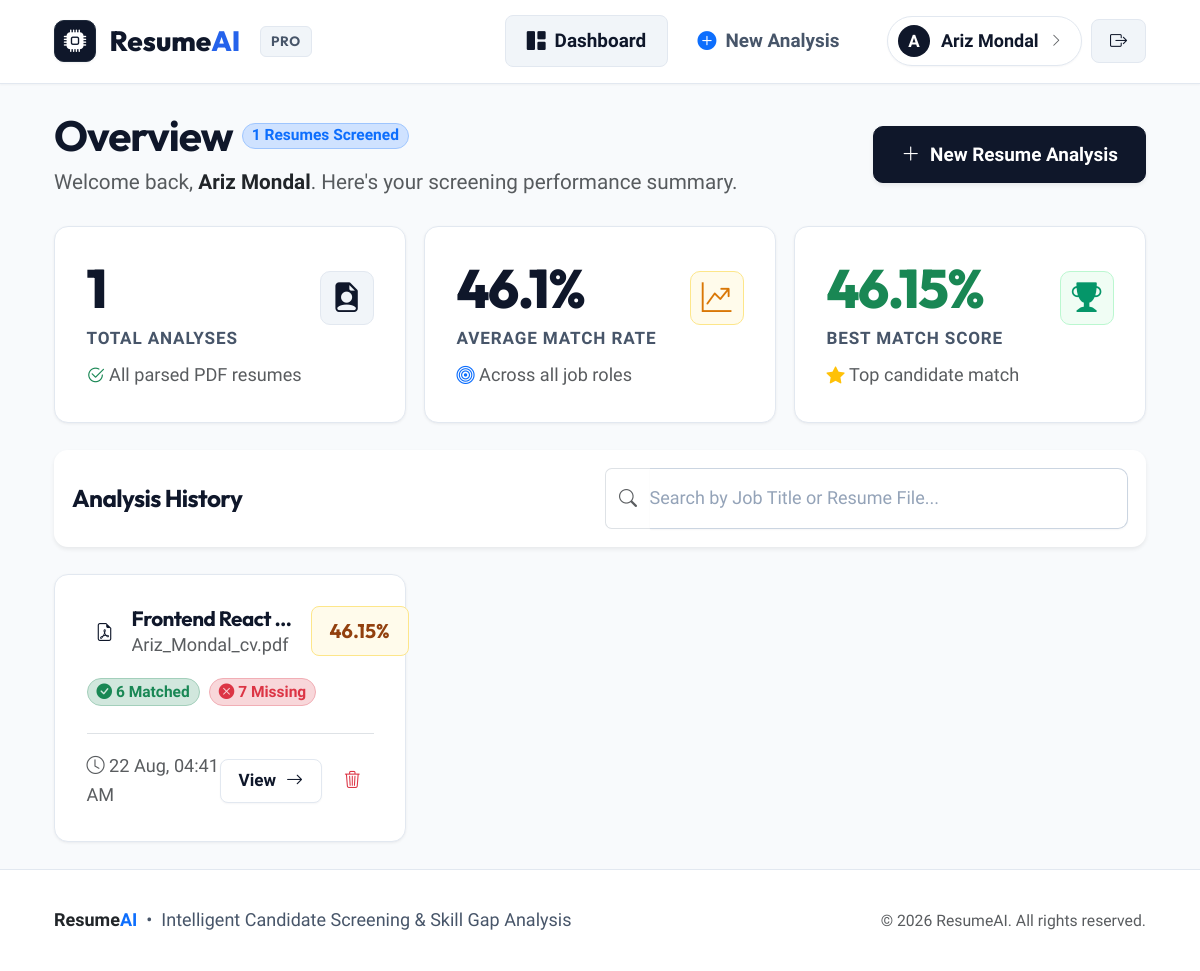
The app's page /dashboard (signed in), older data.
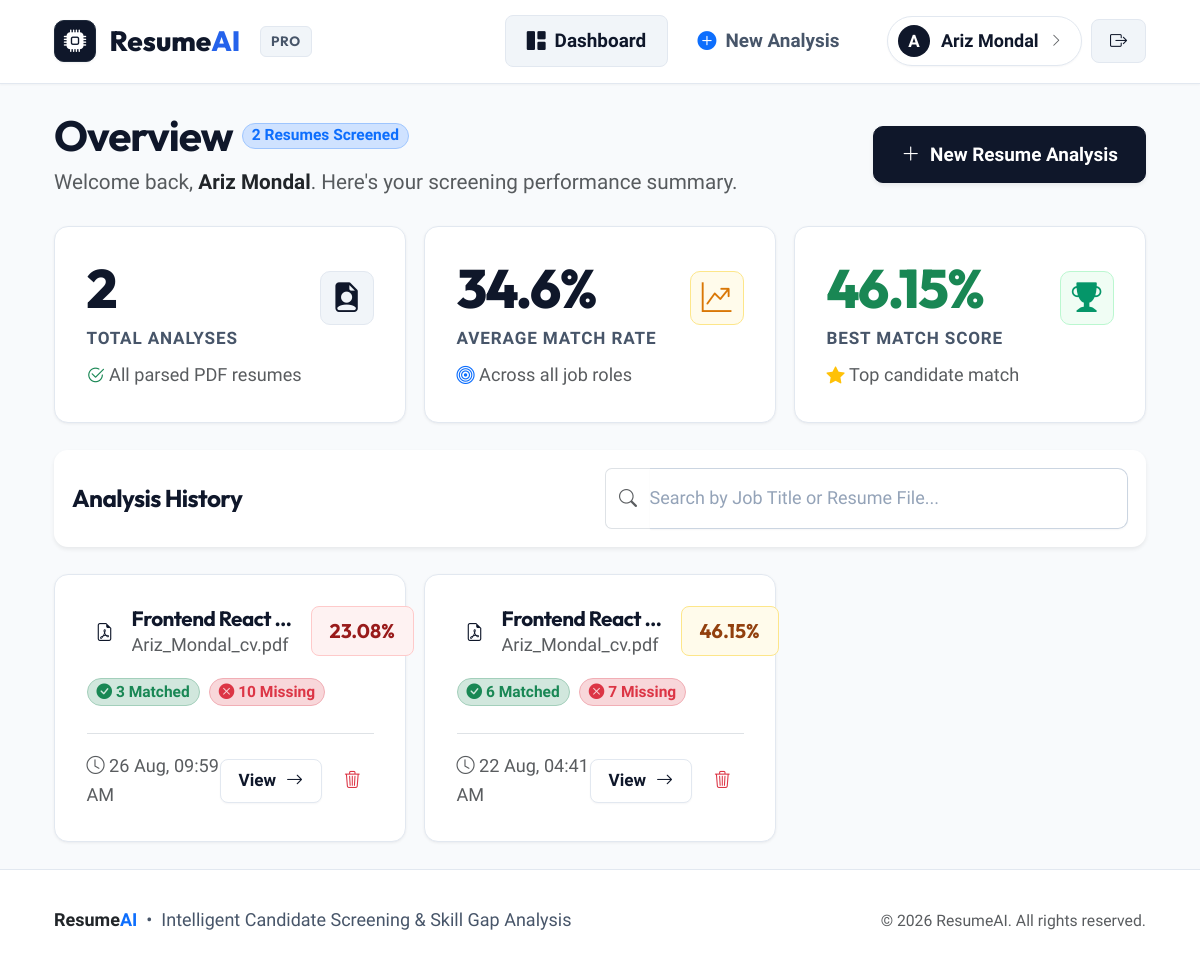
The same page, newer data.
### models.py (models this page shows)
class Analysis(db.Model):
    __tablename__ = "analysis"
    id = db.Column(db.Integer, primary_key=True)
    user_id = db.Column(db.Integer, db.ForeignKey("user.id"), nullable=False)
    resume_filename = db.Column(db.String(300))
    job_title = db.Column(db.String(200))
    matched_skills = db.Column(db.Text)   # Comma-separated string: "python,sql,flask"
    missing_skills = db.Column(db.Text)   # Comma-separated string: "docker,aws"
    match_percentage = db.Column(db.Float)
    created_at = db.Column(db.DateTime, default=datetime.utcnow)

### app.py (the view)
@app.route("/dashboard")
@login_required
def dashboard():
    analyses = Analysis.query.filter_by(user_id=current_user.id)\
        .order_by(Analysis.created_at.desc()).all()
    return render_template("dashboard.html", analyses=analyses)

### app.py (called while the page is built)
@login_manager.user_loader
def load_user(user_id):
    try:
        return db.session.get(User, int(user_id))
    except Exception:
        return None

### templates/dashboard.html (shortened to what the changed rows need)
{% extends "base.html" %}
{% block content %}
<div class="d-flex flex-column flex-md-row justify-content-between align-items-md-center gap-3 mb-4">
    <div>
        <div class="d-flex align-items-center gap-2 mb-1">
            <h2 class="fw-bold mb-0">Overview</h2>
            <span class="badge bg-primary-subtle text-primary border border-primary-subtle px-2 py-1 small rounded-pill">
                {{ analyses|length }} Resumes Screened
            </span>
        </div>
    </div>
</div>
{% if analyses %}
    {% set total_count = analyses|length %}
    {% set ns = namespace(total_score=0, best_score=0) %}
    {% for a in analyses %}
        {% set ns.total_score = ns.total_score + (a.match_percentage or 0) %}
        {% if (a.match_percentage or 0) > ns.best_score %}
            {% set ns.best_score = a.match_percentage %}
        {% endif %}
    {% endfor %}
    {% set avg_score = (ns.total_score / total_count)|round(1) if total_count > 0 else 0 %}
    <div class="row g-3 mb-4">
        <div class="col-12 col-md-4">
            <div class="stat-card">
                <div class="d-flex align-items-center justify-content-between">
                    <div>
                        <div class="stat-value">{{ total_count }}</div>
                        <div class="stat-label">Total Analyses</div>
                    </div>
                    <div class="stat-icon primary">
                        <i class="bi bi-file-earmark-person-fill"></i>
                    </div>
                </div>
                <div class="mt-2 text-muted small d-flex align-items-center gap-1">
                    <i class="bi bi-check2-circle text-success"></i> All parsed PDF resumes
                </div>
            </div>
        </div>
        <div class="col-12 col-md-4">
            <div class="stat-card">
                <div class="d-flex align-items-center justify-content-between">
                    <div>
                        <div class="stat-value">{{ avg_score }}%</div>
                        <div class="stat-label">Average Match Rate</div>
                    </div>
                    <div class="stat-icon warning">
                        <i class="bi bi-graph-up-arrow"></i>
                    </div>
                </div>
                <div class="mt-2 text-muted small d-flex align-items-center gap-1">
                    <i class="bi bi-bullseye text-primary"></i> Across all job roles
                </div>
            </div>
        </div>
        <div class="col-12 col-md-4">
            <div class="stat-card">
                <div class="d-flex align-items-center justify-content-between">
                    <div>
                        <div class="stat-value text-success">{{ ns.best_score }}%</div>
                        <div class="stat-label">Best Match Score</div>
                    </div>
                    <div class="stat-icon success">
                        <i class="bi bi-trophy-fill"></i>
                    </div>
                </div>
                <div class="mt-2 text-muted small d-flex align-items-center gap-1">
                    <i class="bi bi-star-fill text-warning"></i> Top candidate match
                </div>
            </div>
        </div>
    </div>
    <div class="card p-3 mb-4 border-0 shadow-sm">
        <div class="row g-2 align-items-center">
            <div class="col-md-6">
                <h5 class="fw-bold mb-0">Analysis History</h5>
            </div>
            <div class="col-md-6">
                <div class="input-group">
                    <span class="input-group-text bg-white border-end-0 text-muted">
                        <i class="bi bi-search"></i>
                    </span>
                    <input type="text" id="analysisSearchInput" class="form-control border-start-0 ps-0" placeholder="Search by Job Title or Resume File...">
                </div>
            </div>
        </div>
    </div>
    <div class="row g-3" id="analysisCardsContainer">
        {% for a in analyses %}
            {% set matched_count = (a.matched_skills.split(',')|length) if a.matched_skills else 0 %}
            {% set missing_count = (a.missing_skills.split(',')|length) if a.missing_skills else 0 %}
            <div class="col-12 col-md-6 col-lg-4 analysis-item" data-search="{{ a.job_title|lower }} {{ a.resume_filename|lower }}">
                <div class="analysis-card">
                    <div>
                        <div class="d-flex align-items-start justify-content-between gap-2 mb-3">
                            <div class="d-flex align-items-center gap-2">
                                <div class="user-avatar" style="background: var(--primary-light); color: var(--primary); width: 36px; height: 36px; font-size: 1rem;">
                                    <i class="bi bi-file-earmark-pdf"></i>
                                </div>
                                <div>
                                    <h6 class="fw-bold mb-0 text-truncate" style="max-width: 170px;" title="{{ a.job_title }}">{{ a.job_title }}</h6>
                                    <span class="text-muted small font-mono text-truncate d-block" style="max-width: 170px;" title="{{ a.resume_filename }}">
                                        {{ a.resume_filename }}
                                    </span>
                                </div>
                            </div>
                            <span class="match-badge {% if a.match_percentage >= 70 %}high{% elif a.match_percentage >= 40 %}mid{% else %}low{% endif %}">
                                {{ a.match_percentage }}%
                            </span>
                        </div>
                        <div class="d-flex align-items-center gap-2 my-3">
                            <span class="badge bg-success-subtle text-success border border-success-subtle rounded-pill px-2 py-1 small">
                                <i class="bi bi-check-circle-fill"></i> {{ matched_count }} Matched
                            </span>
                            <span class="badge bg-danger-subtle text-danger border border-danger-subtle rounded-pill px-2 py-1 small">
                                <i class="bi bi-x-circle-fill"></i> {{ missing_count }} Missing
                            </span>
                        </div>
                    </div>
                    <div class="pt-3 mt-2 border-top d-flex align-items-center justify-content-between">
                        <div class="text-muted small">
                            <i class="bi bi-clock"></i> {{ a.created_at.strftime('%d %b, %I:%M %p') }}
                        </div>
                        <div class="d-flex align-items-center gap-2">
                            <a href="{{ url_for('result', analysis_id=a.id) }}" class="btn btn-sm btn-outline-primary">
                                <span>View</span>
                                <i class="bi bi-arrow-right"></i>
                            </a>
                            <form method="POST" action="{{ url_for('delete_analysis', analysis_id=a.id) }}" onsubmit="return confirm('Are you sure you want to delete this analysis report?');" class="d-inline m-0">
                                <button type="submit" class="btn btn-sm btn-outline-danger" title="Delete this analysis" style="padding: 0.4rem 0.65rem;">
                                    <i class="bi bi-trash3"></i>
                                </button>
                            </form>
                        </div>
                    </div>
                </div>
            </div>
        {% endfor %}
    </div>
{% endif %}
{% endblock %}

Row changes from the older to the newer data that the page shows:
added Analysis: job_title "Frontend React…", resume_filename "Ariz_Mondal_cv.pdf", match_percentage "23.08", matched_count "3", missing_count "10", created_at "26 Aug, 09:59 AM"
Text that changed along with them:
{{ analyses|length }}: "1" → "2"
{{ total_count }}: "1" → "2"
{{ avg_score }}: "46.1" → "34.6"
